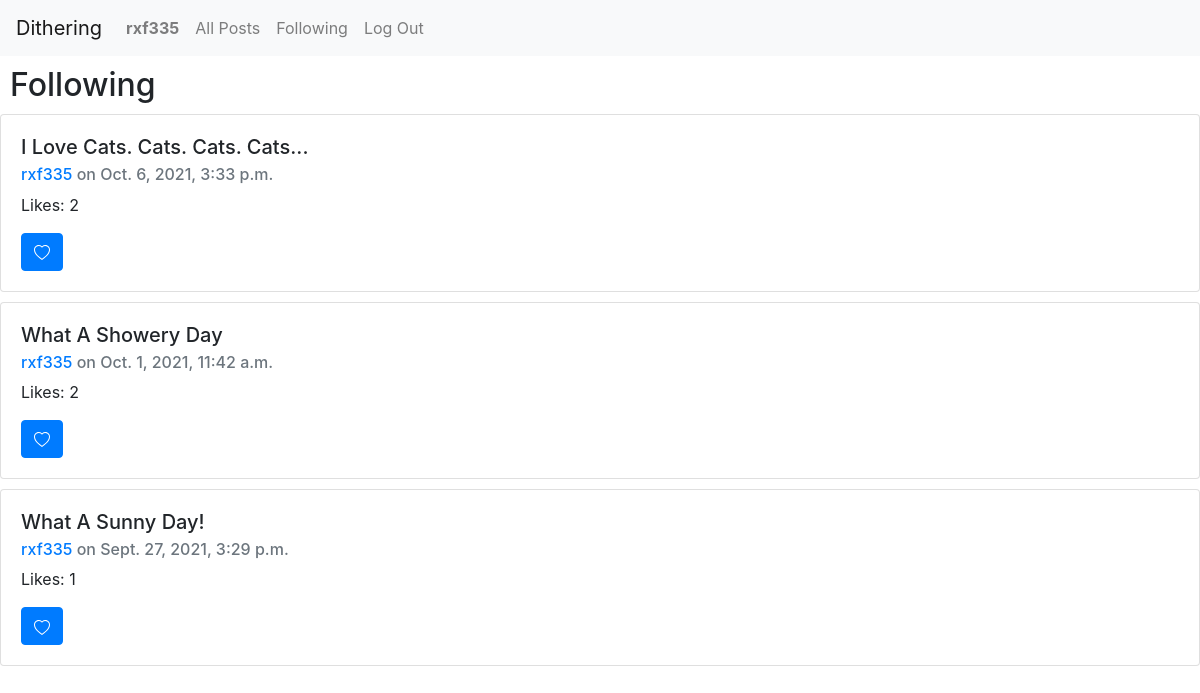
The page /following (signed in) on the database its author committed.
### network/models.py (models this page shows, shortened)
class User(AbstractUser):
    pass

class Posts (models.Model):
    user = models.ForeignKey(User, on_delete=models.CASCADE, related_name="user")
    post = models.CharField(max_length=1000, blank = False, null = False)
    datetime = models.DateTimeField(default=timezone.now)
    likes = models.ManyToManyField(User, related_name="likes", blank = True, null = True)
    likecount = models.CharField(default=0, max_length=1000, blank = False, null = False)
    class Meta:
        ordering = ['datetime']

### network/views.py (the view)
# urls.py: path("following", views.following, name="following"),
def following (request):
    request_user = User.objects.get(username = request.user)
    UsersFollowers= Profile.objects.get(user=request_user).following.all()
    FollowersPosts = Posts.objects.filter(user__in = UsersFollowers).order_by('datetime').reverse()
    posts = getpagination (request, FollowersPosts)[0]
    pagination = getpagination (request, FollowersPosts)[1]
    return render(request, "network/following.html", {
        "posts" : posts,
        "pagination" : pagination,
   })

### network/views.py (called while the page is built)
def getpagination (request, data):
    resultsperpage = 5
    pagination = []
    for i in Paginator(data,resultsperpage).page_range:
        pagination.append(i)
        try:
            page_number = request.GET.get('page')
            posts = Paginator(data, resultsperpage).page(page_number)
        except:
            posts = Paginator(data, resultsperpage).page(1)
    return [posts, pagination]

### network/templates/network/following.html (shortened to what this page needs)
{% extends "network/layout.html" %}
{% block body %}
<h2 style="margin-left:10px; margin-top:10px">Following</h2>
 <div class="flex-container">
    {% for post in posts %}
    <div class="card" style="margin-top:10px; margin-bottom:10px">
        <div class="card-body">
          <h5 class="card-title">{{post.post | title}}</h5>
          <h6 class="card-subtitle mb-2 text-muted"><a href="{% url 'profile' post.user %}">{{post.user}}</a> on {{post.datetime}}</h6>
          <p class="card-text">Likes: <span id="likecount-{{post.id}}">{{post.likecount}}<span></p>
        {% if user.is_authenticated %}
            <button type="button" data-post="{{post.id}}" id="likebutton-{{post.id}}" buttondata-status="{{post.likestatus}}"  class="btn btn-primary">
                  <svg xmlns="http://www.w3.org/2000/svg" width="16" height="16" fill="currentColor" class="bi bi-heart" id="heartunlike-{{post.id}}" viewBox="0 0 16 16">
                    <path d="m8 2.748-.717-.737C5.6.281 2.514.878 1.4 3.053c-.523 1.023-.641 2.5.314 4.385.92 1.815 2.834 3.989 6.286 6.357 3.452-2.368 5.365-4.542 6.286-6.357.955-1.886.838-3.362.314-4.385C13.486.878 10.4.28 8.717 2.01L8 2.748zM8 15C-7.333 4.868 3.279-3.04 7.824 1.143c.06.055.119.112.176.171a3.12 3.12 0 0 1 .176-.17C12.72-3.042 23.333 4.867 8 15z"/>
                  </svg>
            </button>
        {% endif %}
        </div>
      </div>
      {% empty %}
      <div class="card-body">
        <blockquote class="blockquote mb-0">
          <p>Follow users to view their posts. View <a href="{% url 'index' %}">all posts</a> to get started.</p>
         </blockquote>
      </div>
      {% endfor %}
    </div>
{% endblock %}

### network/templates/network/layout.html (shortened to what this page needs)
{% load static %}
<!DOCTYPE html>
<html lang="en">
    <head>
        <link rel="stylesheet" href="https://stackpath.bootstrapcdn.com/bootstrap/4.4.1/css/bootstrap.min.css">
        <link href="{% static 'network/styles.css' %}" rel="stylesheet">
    </head>
    <body>
        <nav class="navbar navbar-expand-lg navbar-light bg-light">
            <a class="navbar-brand" href="#">Dithering</a>
            <div>
              <ul class="navbar-nav mr-auto">
                {% if user.is_authenticated %}
                    <li class="nav-item">
                        <a class="nav-link" href="/profile/{{user.username}}"><strong id="user-name">{{ user.username }}</strong></a>
                    </li>
                {% endif %}
                <li class="nav-item">
                  <a class="nav-link" href="{% url 'allposts' %}">All Posts</a>
                </li>
                {% if user.is_authenticated %}
                    <li class="nav-item">
                        <a class="nav-link" href="{% url 'following' %}">Following</a>
                    </li>
                    <li class="nav-item">
                        <a class="nav-link" href="{% url 'logout' %}">Log Out</a>
                    </li>
                {% endif %}
              </ul>
            </div>
          </nav>
        <div class="body">
            {% block body %}
            {% endblock %}
        </div>
    </body>
</html>

### network/static/network/styles.css (style rules this page uses)
[id^=likebutton] > svg { animation-name: fade; animation-duration: 2s; animation-fill-mode: forwards; }

### rows shown on the page
User: username "rxf335"
Posts: post "I Love Cats. Cats. Cats. Cats...", user "rxf335", datetime "Oct. 6, 2021, 3:33 p.m.", likecount "2"
Posts: post "What A Showery Day", user "rxf335", datetime "Oct. 1, 2021, 11:42 a.m.", likecount "2"
Posts: post "What A Sunny Day!", user "rxf335", datetime "Sept. 27, 2021, 3:29 p.m.", likecount "1"
